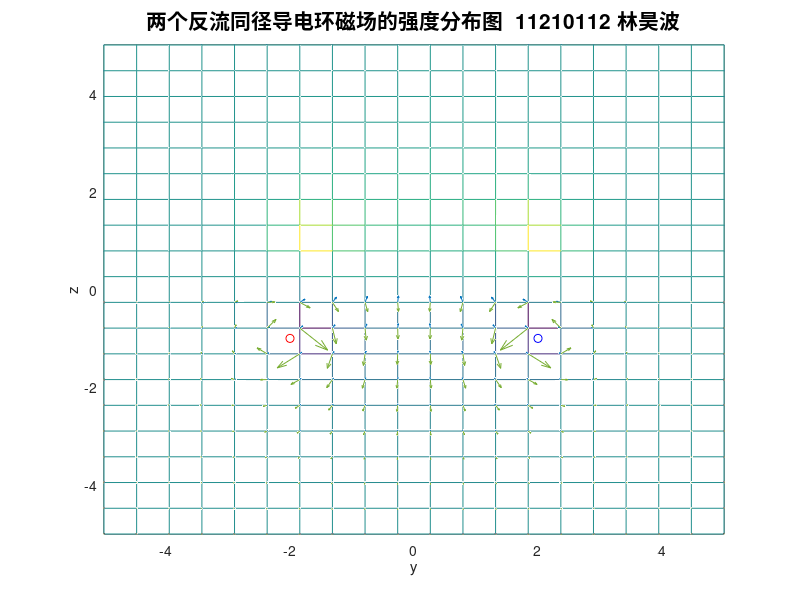

MATLAB code for this plot: (Note: this script raises an error after producing the figure.)
clear all

a=2;%电流环半径

I1=500;

I2=-500;%环电流大小

C1=I1/(4*pi);%归并常数

C2=I2/(4*pi);

N=50;%电流环分段数

ym=5;%场域范围

zm=5;%场域范围

y=linspace(-ym,ym,20);%y轴20等分

z=linspace(-zm,zm,20);%z轴20等分

theta0=linspace(0,2*pi,N+1);%环的圆周角分段

theta1=theta0(1:N);%起点

x1=a*cos(theta1);%环分段矢量起始坐标

y1=a*sin(theta1);%环分段矢量起始坐标

theta2=theta0(2:N+1);%终点

x2=a*cos(theta2);%环分段矢量终止坐标

y2=a*sin(theta2);%环分段矢量终止坐标

zc1=1;%环分段矢量中点坐标分量

zc2=-1;

xc=(x2+x1)./2;%环分段矢量中点坐标分量

yc=(y2+y1)./2;%环分段矢量中点坐标分量

dlz=0;%环分段长度dl分量

dlx=x2-x1;%环分段长度dl分量

dly=y2-y1;%环分段长度dl分量

NGx=20;%网格线数

NGy=20;%网格线数

Hy1=zeros(20);%留个空坐标矩阵

Hz1=zeros(20);

Hy2=zeros(20);

Hz2=zeros(20);

Hy=zeros(20);%这是留给总磁场的

Hz=zeros(20);

for i=1:NGy

for j=1:NGx

rx=0-xc;

ry=y(j)-yc;%到每一参考点（即网格点）的长度

rz1=z(i)-zc1;

rz2=z(i)-zc2;

r31=sqrt(rx.^2+ry.^2+rz1.^2).^3;%毕奥萨伐尔定律公式分母的半径1.5次方

r32=sqrt(rx.^2+ry.^2+rz2.^2).^3;

dlXr_y1=dlz.*rx-dlx.*rz1;

dlXr_y2=dlz.*rx-dlx.*rz2;

 

dlXr_z=dlx.*ry-dly.*rx;

Hy1(i,j)=sum(C1.*dlXr_y1./r31);%磁场叠加

Hz1(i,j)=sum(C1.*dlXr_z./r31);%磁场叠加

Hy2(i,j)=sum(C2.*dlXr_y2./r32);%磁场叠加

Hz2(i,j)=sum(C2.*dlXr_z./r32);%磁场叠加

Hy(i,j)=Hy1(i,j)+Hy2(i,j);

Hz(i,j)=Hz1(i,j)+Hz2(i,j);

H1=(Hy1.^2+Hz1.^2).^0.5;

H2=(Hy2.^2+Hz2.^2).^0.5;

end

end

quiver(y,z,Hy1,Hz1);

hold on

quiver(y,z,Hy2,Hz2);

hold on

axis([-5,5,-5,5]);

plot(2,1,'ro',-2,1,'bo'),

plot(2,-1,'bo',-2,-1,'ro'),

xlabel('y'),

ylabel('z'),

hold on;                               

title('两个反流同径导电环磁场的矢量分布图  11210112 林昊波','fontsize',15);%绘出标题                                      

mesh(y,z,H1-H2);

axis([-5,5,-5,5,-500,500])

xlabel('y'),

ylabel('z'),

zlabel('H');

hold on;                               

title('两个反流同径导电环磁场的强度分布图  11210112 林昊波','fontsize',15);%绘出标题

theta=[0 20 40 60 80 100 120 140 160 180].*pi/180;

ys1=1.7*cos(theta);

zs1=1.7*sin(theta);

ys2=1.7*cos(-theta);

zs2=1.7*sin(-theta);

streamline(y,z,Hy,Hz,ys1,zs1);

streamline(y,z,-Hy,-Hz,ys1,zs1);

streamline(y,z,Hy,Hz,ys2,zs2);

streamline(y,z,-Hy,-Hz,ys2,zs2);

xlabel('y'),

ylabel('z');

hold on;                               

title('两个反流同径导电环磁场的等势分布图  11210112 林昊波','fontsize',15);%绘出标题                                      
